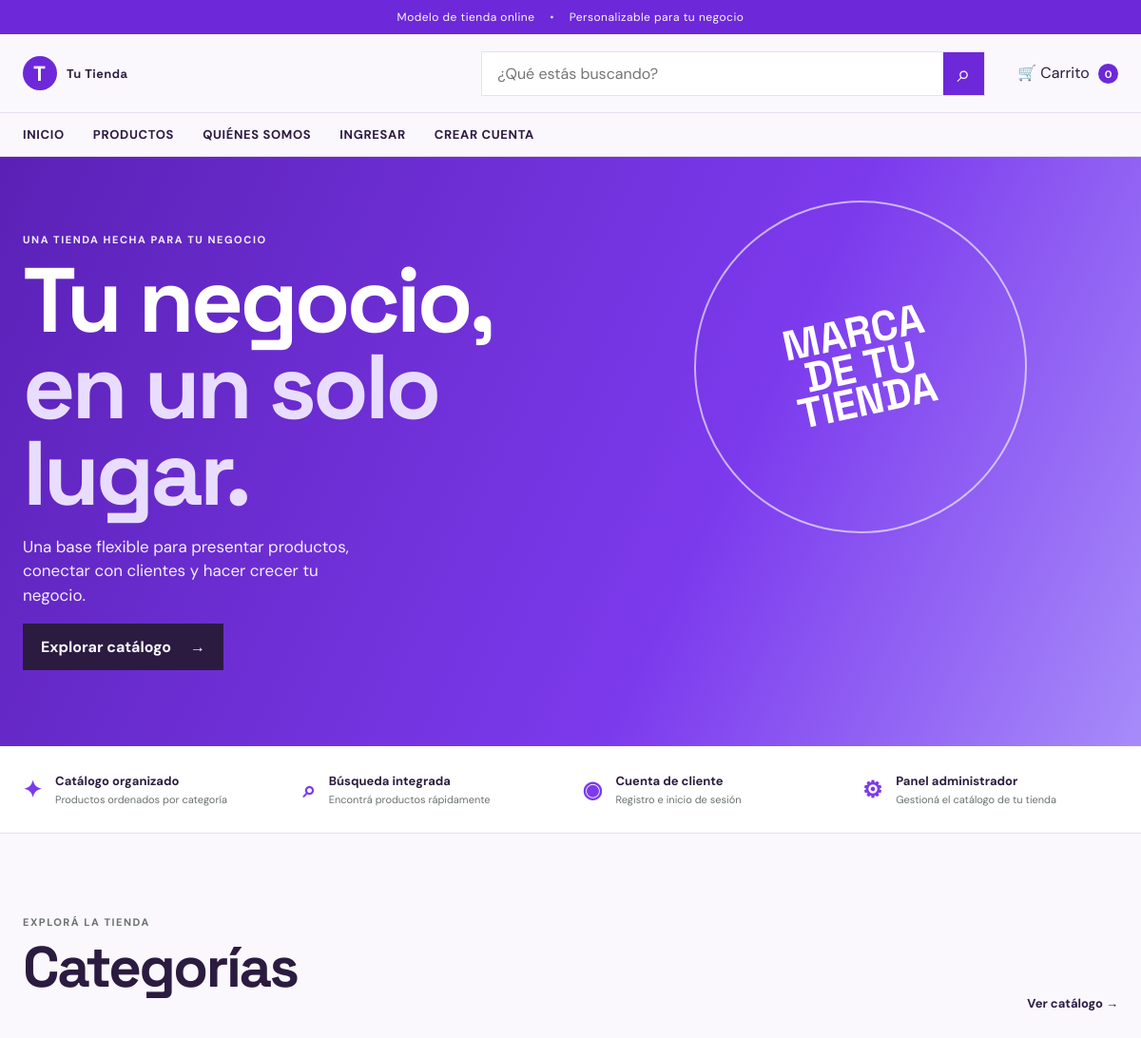
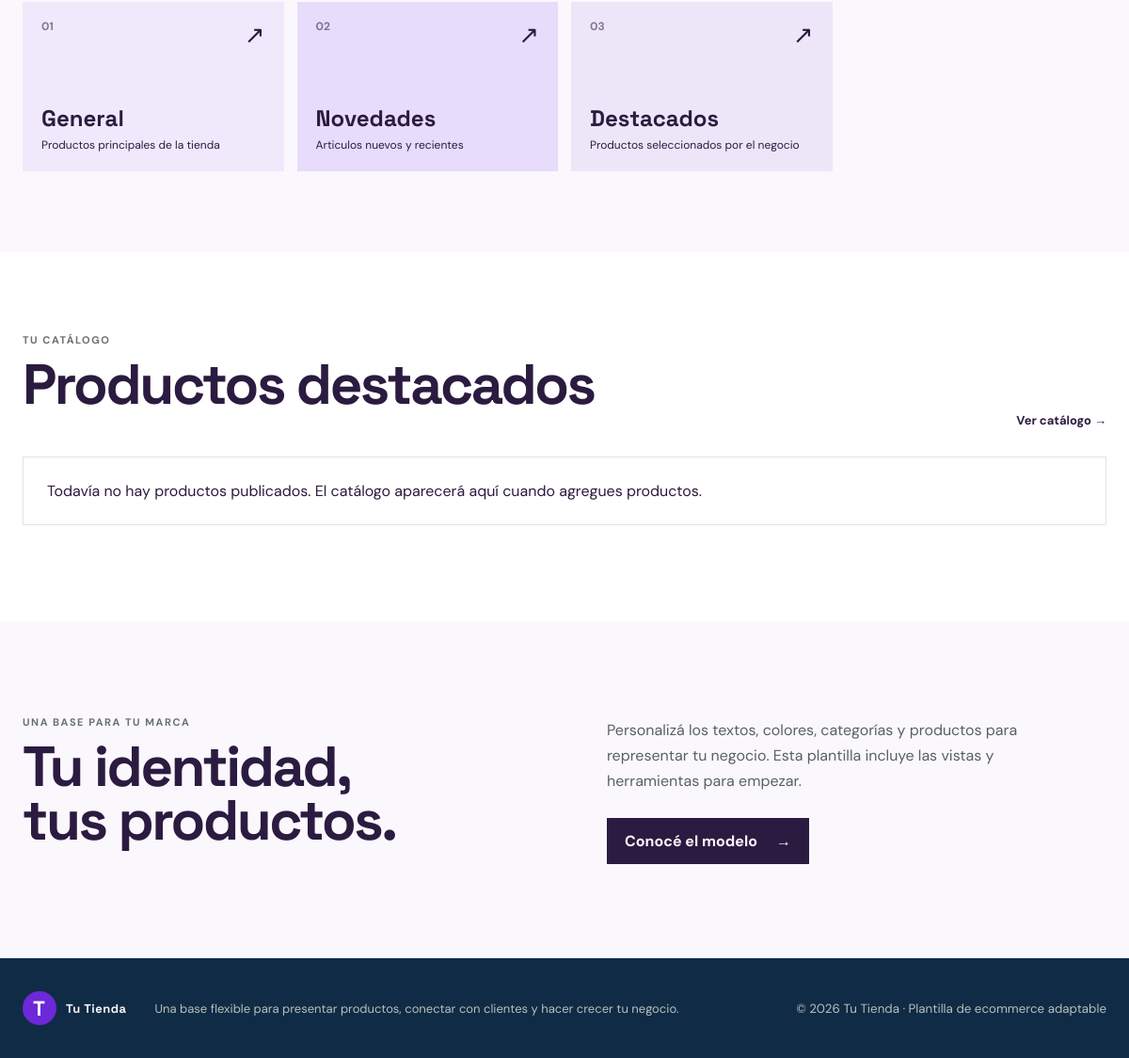
The page / on the database its author committed (2 pictures, top to bottom).
### tables this page shows
CREATE TABLE IF NOT EXISTS categories (
  id INT UNSIGNED NOT NULL AUTO_INCREMENT,
  name VARCHAR(100) NOT NULL,
  description VARCHAR(180) NOT NULL DEFAULT '',
  sort_order SMALLINT NOT NULL DEFAULT 0,
  PRIMARY KEY (id),
  UNIQUE KEY categories_name_unique (name)
);

### app/core/helpers.php (called while the page is built, shortened)
<?php
function e(mixed $value): string
{
    return htmlspecialchars((string) $value, ENT_QUOTES | ENT_SUBSTITUTE, 'UTF-8');
}
function route_url(string $page = 'home', array $parameters = []): string
{
    $parameters = ['page' => $page] + $parameters;
    return $_SERVER['SCRIPT_NAME'] . '?' . http_build_query($parameters);
}
function route(string $page = 'home', array $parameters = []): string
{
    return e(route_url($page, $parameters));
}
function current_user(): ?array
{
    return $_SESSION['user'] ?? null;
}
function cart_count(): int
{
    return array_sum($_SESSION['cart'] ?? []);
}
function render_view(string $view, array $data = []): void
{
    extract($data, EXTR_SKIP);
    require APP_ROOT . '/app/views/' . $view . '.php';
}

### app/controllers/StoreController.php (called while the page is built, shortened)
<?php
final class StoreController
{
    public static function home(): void
    {
        render_view('home', [
            'categories' => Product::categories(),
            'products' => Product::all(limit: 4),
        ]);
    }
}

### app/models/Product.php (called while the page is built, shortened)
<?php
final class Product
{
    public static function categories(): array
    {
        return Database::connection()
            ->query('SELECT id, name, description FROM categories ORDER BY sort_order, name')
            ->fetchAll();
    }
}

### app/views/home.php (the view, shortened to what this page needs)
<?php
require APP_ROOT . '/app/views/partials/header.php';
?>
<section class="hero" id="inicio">
    <div class="container hero-content">
        <p class="eyebrow"><?= e(APP_TAGLINE) ?></p>
    <h1>Tu negocio,<br><em>en un solo lugar.</em></h1>
    <p><?= e(APP_DESCRIPTION) ?></p>
    <a class="button button-dark" href="<?= route('products') ?>">Explorar catálogo <span>→</span></a>
    </div>
    <div class="hero-shape" aria-hidden="true"><span>MARCA<br>DE TU<br>TIENDA</span></div>
</section>
<section class="benefits" aria-label="Funciones de la tienda">
    <div class="container benefits-grid">
    <article><span>✦</span><div><strong>Catálogo organizado</strong><small>Productos ordenados por categoría</small></div></article>
    <article><span>⌕</span><div><strong>Búsqueda integrada</strong><small>Encontrá productos rápidamente</small></div></article>
    <article><span>◉</span><div><strong>Cuenta de cliente</strong><small>Registro e inicio de sesión</small></div></article>
    <article><span>⚙</span><div><strong>Panel administrador</strong><small>Gestioná el catálogo de tu tienda</small></div></article>
    </div>
</section>
<section class="section container" id="categorias">
    <div class="section-heading"><div><p class="eyebrow">Explorá la tienda</p><h2>Categorías</h2></div><a href="<?= route('products') ?>">Ver catálogo →</a></div>
    <div class="category-grid">
        <?php foreach ($categories as $index => $category): ?>
            <a class="category-card" href="<?= route('products', ['category' => $category['id']]) ?>">
                <span class="category-number">0<?= $index + 1 ?></span>
                <h3><?= e($category['name']) ?></h3><p><?= e($category['description']) ?></p>
            </a>
        <?php endforeach; ?>
    </div>
</section>
<section class="section products-section">
    <div class="container">
        <div class="section-heading"><div><p class="eyebrow">Tu catálogo</p><h2>Productos destacados</h2></div><a href="<?= route('products') ?>">Ver catálogo →</a></div>
        <?php require APP_ROOT . '/app/views/partials/product-grid.php'; ?>
    </div>
</section>
<section class="about container">
    <div><p class="eyebrow">Una base para tu marca</p><h2>Tu identidad,<br>tus productos.</h2></div>
    <div class="about-details">
        <p>Personalizá los textos, colores, categorías y productos para representar tu negocio. Esta plantilla incluye las vistas y herramientas para empezar.</p>
        <a class="button button-dark" href="<?= route('about') ?>">Conocé el modelo <span>→</span></a>
    </div>
</section>
<?php require APP_ROOT . '/app/views/partials/footer.php'; ?>

### index.php (shortened to what this page needs)
<?php
require APP_ROOT . '/app/core/helpers.php';
require APP_ROOT . '/app/models/Product.php';
require APP_ROOT . '/app/controllers/StoreController.php';
$page = (string) ($_GET['page'] ?? 'home');
switch ($page) {
    case 'home': StoreController::home(); break;
}

### app/views/partials/header.php (shortened to what this page needs)
<?php $user = current_user(); ?>
<!doctype html>
<html lang="es">
<head>
    <link rel="stylesheet" href="css/style.css">
</head>
<body>
<div class="announcement">Modelo de tienda online <span>•</span> Personalizable para tu negocio</div>
<header class="site-header">
    <div class="header-main container">
        <a class="brand" href="<?= route('home') ?>" aria-label="<?= e(APP_NAME) ?>, inicio">
            <?php if (APP_LOGO_URL !== ''): ?>
                <img src="<?= e(APP_LOGO_URL) ?>" alt="<?= e(APP_NAME) ?>" fetchpriority="high">
            <?php else: ?>
                <span class="brand-mark" aria-hidden="true">T</span><strong><?= e(APP_NAME) ?></strong>
            <?php endif; ?>
        </a>
        <form class="search" action="<?= route('products') ?>" method="get" role="search">
            <input id="search-input" type="search" name="q" value="<?= e($_GET['q'] ?? '') ?>" placeholder="¿Qué estás buscando?">
            <button type="submit" aria-label="Buscar">⌕</button>
        </form>
        <?php if ($user !== null): ?>
            <a class="cart-button" href="<?= route('checkout') ?>" aria-label="Ver carrito">🛒 Carrito <b><?= cart_count() ?></b></a>
        <?php else: ?>
            <a class="cart-button" href="<?= route('login') ?>" aria-label="Iniciar sesión para usar el carrito">🛒 Carrito <b><?= cart_count() ?></b></a>
        <?php endif; ?>
    </div>
    <nav class="main-nav" id="main-nav" aria-label="Navegación principal">
        <div class="container nav-links">
            <a href="<?= route('home') ?>">Inicio</a>
            <a href="<?= route('products') ?>">Productos</a>
            <a href="<?= route('about') ?>">Quiénes somos</a>
            <?php if ($user === null): ?>
                <a href="<?= route('login') ?>">Ingresar</a><a href="<?= route('register') ?>">Crear cuenta</a>
            <?php else: ?>
                <span class="nav-welcome">Hola, <?= e($user['name']) ?></span>
                <form action="<?= route('home') ?>" method="post" class="inline-form"><?= csrf_field() ?><input type="hidden" name="action" value="logout"><button class="nav-button" type="submit">Cerrar sesión</button></form>
            <?php endif; ?>
        </div>
    </nav>
</header>
<main>

### app/views/partials/product-grid.php (shortened to what this page needs)
<?php if ($products === []): ?>
    <p class="empty-state">Todavía no hay productos publicados. El catálogo aparecerá aquí cuando agregues productos.</p>
<?php endif; ?>

### app/views/partials/footer.php (shortened to what this page needs)
</main>
<footer id="contacto">
    <div class="container footer-content">
        <a class="brand footer-brand" href="<?= route('home') ?>"><span class="brand-mark" aria-hidden="true">T</span><strong><?= e(APP_NAME) ?></strong></a>
        <p><?= e(APP_DESCRIPTION) ?></p>
        <small>© <?= date('Y') ?> <?= e(APP_NAME) ?> · Plantilla de ecommerce adaptable</small>
    </div>
</footer>
</body>
</html>

### rows shown on the page
categories: name "General", description "Productos principales de la tienda"
categories: name "Novedades", description "Articulos nuevos y recientes"
categories: name "Destacados", description "Productos seleccionados por el negocio"

### other values the page prints
APP_NAME "Tu Tienda"
cart_count() "0"
APP_TAGLINE "UNA TIENDA HECHA PARA TU NEGOCIO"
APP_DESCRIPTION "Una base flexible para presentar productos, conectar con clientes y hacer crecer tu negocio."
